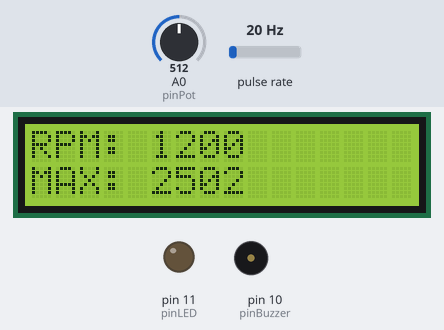
Simulated run of this sketch. Board: Arduino Uno, built with avr-gcc and run on an emulated ATmega328P. Parts: 16×2 character LCD, output pins drawn as LEDs (lit = HIGH), buzzer (waves = sounding, pin HIGH). Wiring (inferred from the names in the program): pulse sensor: data pin 2. The test bench sets the inputs (shaded band); at power-on: pulse rate 20 Hz, A0 (pinPot) = 512. What the sketch prints to the serial monitor is not drawn.

Above: at 3.7 s.
3.8 s: pulse rate (sensor on pin 2) set to 39 Hz
At 6.0 s:
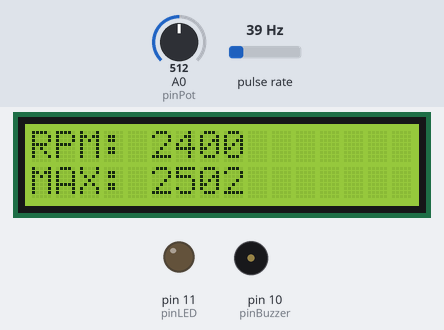
6.6 s: pulse rate (sensor on pin 2) set to 43 Hz
At 9.0 s:
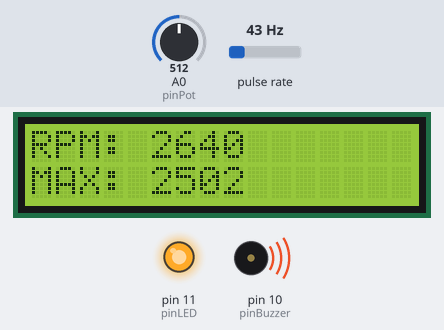
9.6 s: A0 (pinPot) set to 531
At 11.3 s:
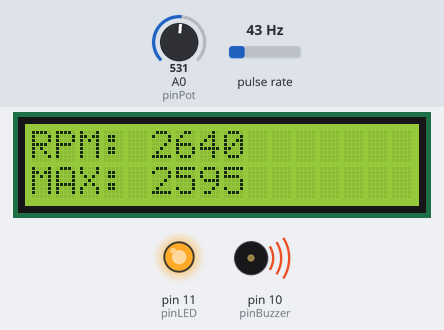
11.8 s: A0 (pinPot) set to 553
At 13.5 s:
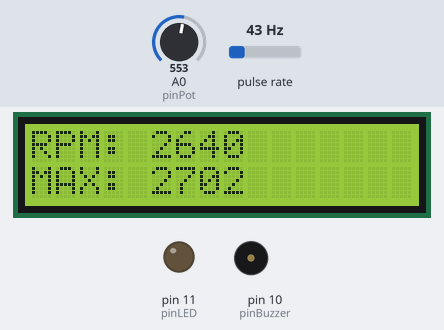
13.8 s: pulse rate (sensor on pin 2) set to 4 Hz
At 14.8 s:
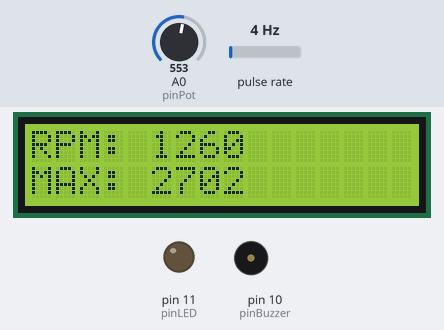
16.8 s: A0 (pinPot) set to 511
At 18.9 s:
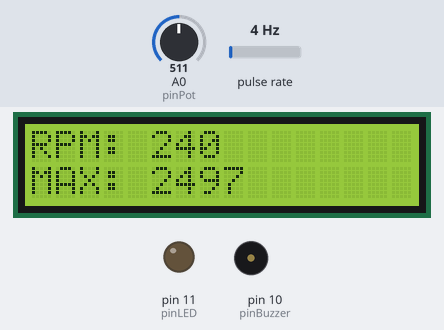
Timing chart, 0 to 20.0 s (numbered marks = the images above; inputs shaded):
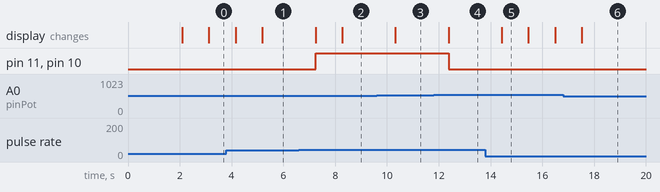

Measured:
- the behaviour switches between 40 and 41 Hz on pulse rate (sensor on pin 2) (found by bisection; images 1 and 2)
- the behaviour switches between 540 and 541 on A0 (pinPot) (found by bisection; images 3 and 4)
- after the input at 3.8 s, the display: first changes after 0.35 s (image 1 shows a later state)
- after the input at 6.6 s, pin 11 (pinLED), pin 10 (pinBuzzer): LOW → HIGH after 0.64 s; the display: first changes after 0.64 s (image 2 shows a later state)
- after the input at 9.6 s, the display: changes after 0.72 s (image 3)
- after the input at 11.8 s, pin 11 (pinLED), pin 10 (pinBuzzer): HIGH → LOW after 0.58 s; the display: changes after 0.58 s (image 4)
- after the input at 13.8 s, the display: changes after 0.63 s (image 5)
- after the input at 16.8 s, the display: changes after 0.71 s (image 6)

The sketch:

Tactometro.ino
```cpp
#include <Wire.h>
#include <LiquidCrystal_I2C.h>

// Instancia del LCD I2C (Dirección 0x27, 16 columnas, 2 filas)
LiquidCrystal_I2C lcd(0x27, 16, 2);

// Definición de pines
const byte pinSensor = 2;          // Sensor Hall en Pin 2 (Interrupción)
const int pinPot = A0;             // Potenciómetro de ajuste de límite
const int pinBuzzer = 10;          // Buzzer de alerta
const int pinLED = 11;             // LED indicador de exceso de velocidad

const int imanesPorVuelta = 1;     // 1 imán en el eje

volatile unsigned long contadorPulsos = 0;
unsigned long tiempoAnterior = 0;
float rpm = 0;
int limiteRPM = 0;                 // Límite seteado por el potenciómetro

// Rutina de Servicio de Interrupción (ISR)
void contadorISR() {
  contadorPulsos++;
}

void setup() {
  Serial.begin(9600);

  // Inicialización del LCD
  lcd.init();
  lcd.backlight();

  // Pantalla de presentación
  lcd.setCursor(0, 0);
  lcd.print(" TACOMETRO PRO  ");
  lcd.setCursor(0, 1);
  lcd.print(" SISTEMA ACTIVO ");
  delay(2000);
  lcd.clear();

  pinMode(pinSensor, INPUT_PULLUP);
  pinMode(pinBuzzer, OUTPUT);
  pinMode(pinLED, OUTPUT);

  // Activamos interrupción por flanco descendente
  attachInterrupt(digitalPinToInterrupt(pinSensor), contadorISR, FALLING);

  tiempoAnterior = millis();
}

void loop() {
  // Leemos el potenciómetro analógico (0 a 1023) y lo mapeamos a un rango de RPM (0 a 5000 RPM)
  int valorPot = analogRead(pinPot);
  limiteRPM = map(valorPot, 0, 1023, 0, 5000);

  // Realizamos el cálculo de velocidad cada 1 segundo (1000 ms)
  if (millis() - tiempoAnterior >= 1000) {

    detachInterrupt(digitalPinToInterrupt(pinSensor));

    // Cálculo matemático de RPM
    rpm = (float)(contadorPulsos * 60.0) / imanesPorVuelta;

    // Depuración por Monitor Serie
    Serial.print("RPM: ");
    Serial.print(rpm);
    Serial.print(" | Límite: ");
    Serial.println(limiteRPM);

    // ACTUALIZACIÓN DE PANTALLA LCD
    // Fila 0: Muestra las RPM actuales
    lcd.setCursor(0, 0);
    lcd.print("RPM: ");
    lcd.print((int)rpm);
    lcd.print("     "); // Limpiar residuos

    // Fila 1: Muestra el límite ajustado con el pote
    lcd.setCursor(0, 1);
    lcd.print("MAX: ");
    lcd.print(limiteRPM);
    lcd.print("     ");

    // LÓGICA DE ALARMA POR SOBRERREVOLUCIÓN
    if (rpm > limiteRPM && limiteRPM > 0) {
      digitalWrite(pinLED, HIGH);
      digitalWrite(pinBuzzer, HIGH);
    } else {
      digitalWrite(pinLED, LOW);
      digitalWrite(pinBuzzer, LOW);
    }

    // Reseteamos contadores
    contadorPulsos = 0;
    tiempoAnterior = millis();

  	attachInterrupt(digitalPinToInterrupt(pinSensor), contadorISR, FALLING);
  }
}
```
